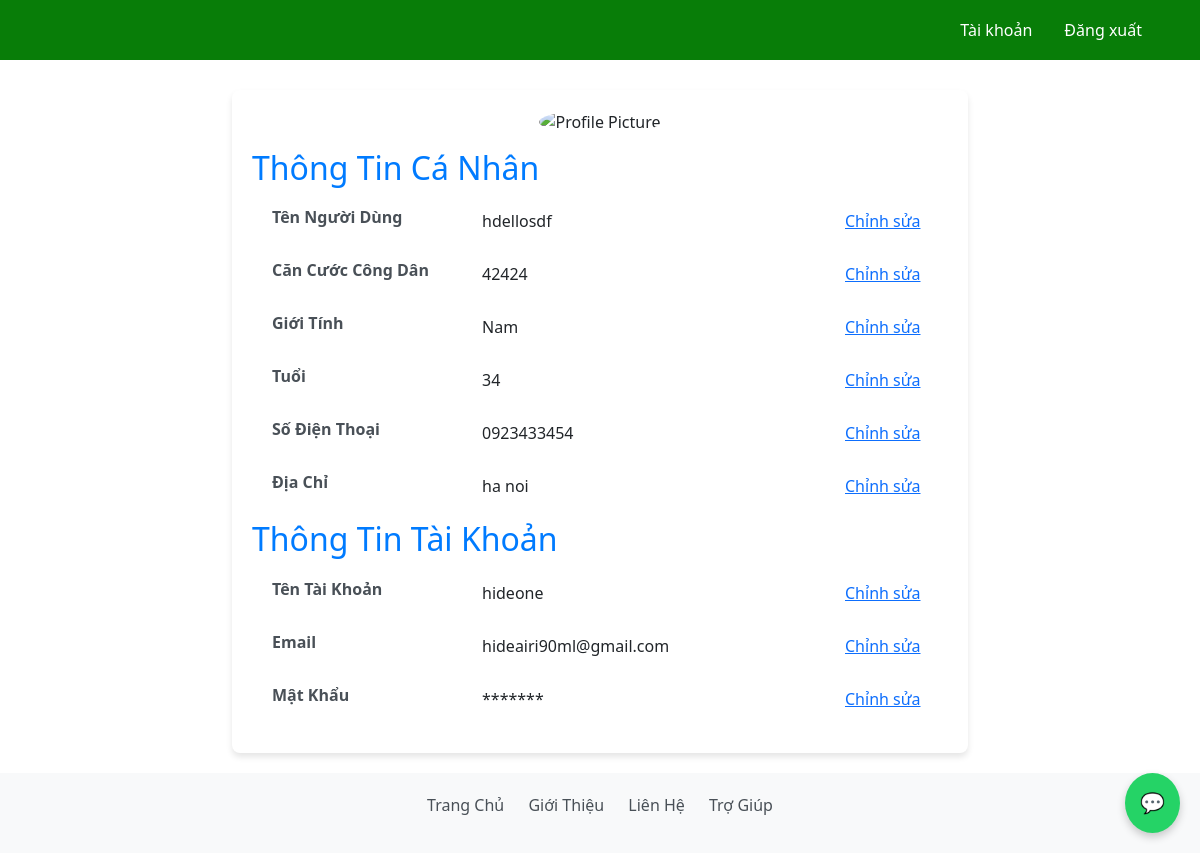
Page /customer/ (signed in) on the committed database.
### backend/model/qlkh.py (models this page shows)
class Customer(db.Model):
    id = db.Column(db.Integer, primary_key=True, autoincrement=True)
    full_name = db.Column(db.String(100), nullable=False)
    age = db.Column(db.Integer, nullable=False)
    gender = db.Column(db.String(20), nullable=False)
    cccd = db.Column(db.String(20), unique=True, nullable=False)
    address = db.Column(db.String(200), nullable=False)
    sdt = db.Column(db.String(100), unique=True, nullable=False)
    image = db.Column(db.String(100))
    user_id = db.Column(db.Integer, db.ForeignKey('user.id'), nullable=False)
    user = db.relationship('User', backref='customers', lazy=True)

class User(db.Model, UserMixin):
    id = db.Column(db.Integer, primary_key=True, autoincrement=True)
    username = db.Column(db.String(100), unique=True, nullable=False)
    email = db.Column(db.String(100), nullable=False, unique=True)
    password = db.Column(db.String(100), nullable=False)
    role = db.Column(db.String(50), nullable=False)

### backend/customers/router.py (the view)
@customer.route('/',methods=['GET'])
@login_required
def index():
    if current_user.role != 'kh':
        return redirect(url_for('accounts.index'))
    customer = Customer.query.get(current_user.id)
    user = User.query.get(current_user.id)
    return render_template('user_nd.html',customer=customer,user=user)

### templates/user_nd.html (shortened to what this page needs)
<!DOCTYPE html>
<html lang="en">
  <head>
    <link
      href="https://cdn.jsdelivr.net/npm/bootstrap@5.3.0-alpha3/dist/css/bootstrap.min.css"
      rel="stylesheet"
    />
    <link rel="stylesheet" href="../static/css/user_nd.css" />
  </head>
  <body>
    <header class="header">
      <div class="container">
        <ul class="nav justify-content-end">
          <li class="nav-item">
            <a class="nav-link" href="#">Tài khoản</a>
          </li>
          <li class="nav-item">
            <a class="nav-link" href="{{url_for('customer.logout')}}">Đăng xuất</a>
          </li>
        </ul>
      </div>
    </header>
    <main class="main-container container">
      <form action="{{url_for('customer.update_user')}}" method="post">
        <div class="row justify-content-center">
          <div class="col-md-8">
            <div class="profile-card">
              <div class="profile-image text-center">
                <img
                  src="../static/image/icon_logo.png"
                  alt="Profile Picture"
                />
              </div>
              <div class="profile-details">
                <h2>Thông Tin Cá Nhân</h2>
                <div class="form-group">
                  <label for="full_name" class="form-label"
                    >Tên Người Dùng</label
                  >
                  <div id="full_name-display" class="tt_nd">
                    {{customer.full_name}}
                  </div>
                  <button
                    type="button"
                    class="btn btn-link"
                    onclick="cs('full_name')"
                  >
                    Chỉnh sửa
                  </button>
                </div>
                <div class="form-group">
                  <label for="cccd" class="form-label">Căn Cước Công Dân</label>
                  <div id="cccd-display" class="tt_nd">{{customer.cccd}}</div>
                  <button
                    type="button"
                    class="btn btn-link"
                    onclick="cs('cccd')"
                  >
                    Chỉnh sửa
                  </button>
                </div>
                <div class="form-group">
                  <label for="gender" class="form-label">Giới Tính</label>
                  <div id="gender-display" class="tt_nd">Nam</div>
                  <button
                    type="button"
                    class="btn btn-link"
                    onclick="cs('gender')"
                  >
                    Chỉnh sửa
                  </button>
                </div>
                <div class="form-group">
                  <label for="age" class="form-label">Tuổi</label>
                  <div id="age-display" class="tt_nd">{{customer.age}}</div>
                  <button
                    type="button"
                    class="btn btn-link"
                    onclick="cs('age')"
                  >
                    Chỉnh sửa
                  </button>
                </div>
                <div class="form-group">
                  <label for="sdt" class="form-label">Số Điện Thoại</label>
                  <div id="sdt-display" class="tt_nd">{{customer.sdt}}</div>
                  <button
                    type="button"
                    class="btn btn-link"
                    onclick="cs('sdt')"
                  >
                    Chỉnh sửa
                  </button>
                </div>
                <div class="form-group">
                  <label for="dc" class="form-label">Địa Chỉ</label>
                  <div id="dc-display" class="tt_nd">{{customer.address}}</div>
                  <button type="button" class="btn btn-link" onclick="cs('dc')">
                    Chỉnh sửa
                  </button>
                </div>
              </div>
              <div class="account-details">
                <h2>Thông Tin Tài Khoản</h2>
                <div class="form-group">
                  <label for="name_use" class="form-label">Tên Tài Khoản</label>
                  <div id="name_use-display" class="tt_nd">
                    {{user.username}}
                  </div>
                  <button
                    type="button"
                    class="btn btn-link"
                    onclick="cs('name_use')"
                  >
                    Chỉnh sửa
                  </button>
                </div>
                <div class="form-group">
                  <label for="email_use" class="form-label">Email</label>
                  <div id="email_use-display" class="tt_nd">{{user.email}}</div>
                  <button
                    type="button"
                    class="btn btn-link"
                    onclick="cs('email_use')"
                  >
                    Chỉnh sửa
                  </button>
                </div>
                <div class="form-group">
                  <label for="password" class="form-label">Mật Khẩu</label>
                  <div id="password-display" class="tt_nd">*******</div>
                  <button
                    type="button"
                    class="btn btn-link"
                    onclick="cs('password')"
                  >
                    Chỉnh sửa
                  </button>
                </div>
              </div>
            </div>
          </div>
        </div>
      </form>
    </main>
    <button
      class="chatbot-button"
      onclick="document.getElementById('chatbox').style.display='flex'"
    >
      💬
    </button>
    <footer class="footer">
      <div class="container">
        <p>
          <a href="#">Trang Chủ</a>
          <a href="#">Giới Thiệu</a>
          <a href="#">Liên Hệ</a>
          <a href="#">Trợ Giúp</a>
        </p>
      </div>
    </footer>
  </body>
</html>

### static/css/user_nd.css (style rules this page uses)
.header { background-color: rgb(8, 125, 8); padding: 10px 0; }
.header .nav-link { color: #fff; font-size: 1rem; transition: color 0.3s ease; }
.main-container { padding-top: 30px; padding-bottom: 20px; }
.profile-card { background-color: #fff; border-radius: 8px; box-shadow: 0 4px 6px rgba(0, 0, 0, 0.1); padding: 20px; }
.profile-image img { width: 120px; height: 120px; border-radius: 50%; object-fit: cover; margin-bottom: 15px; }
.profile-details h2, .account-details h2 { color: #007bff; margin-bottom: 15px; }
.form-label { font-weight: bold; color: #495057; }
.form-group { display: flex; align-items: center; margin-bottom: 15px; padding-left: 20px; }
.form-group label { width: 200px; margin-right: 10px; flex-shrink: 0; }
.footer { background-color: #f8f9fa; padding: 20px 0; text-align: center; }
.footer a { color: #495057; margin: 0 10px; text-decoration: none; }
.tt_nd { width: 350px; }
.chatbot-button { position: fixed; bottom: 20px; right: 20px; background-color: #25d366; border: none; padding: 15px; border-radius: 50%; color: white; font-size: 20px; cursor: pointer; box-shadow: 0 4px 8px rgba(0, 0, 0, 0.2); }

### rows in the picture
Customer: full_name "hdellosdf", cccd "42424", age "34", sdt "0923433454", address "ha noi"
User: username "hideone", email "hideairi90ml@gmail.com"
